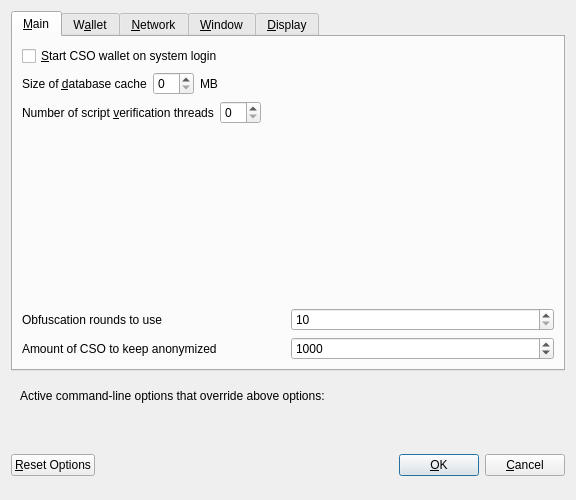
<?xml version="1.0" encoding="UTF-8"?>
<ui version="4.0">
 <class>OptionsDialog</class>
 <widget class="QDialog" name="OptionsDialog">
  <property name="geometry">
   <rect>
    <x>0</x>
    <y>0</y>
    <width>576</width>
    <height>469</height>
   </rect>
  </property>
  <property name="windowTitle">
   <string>Options</string>
  </property>
  <property name="modal">
   <bool>true</bool>
  </property>
  <layout class="QVBoxLayout" name="verticalLayout">
   <item>
    <widget class="QTabWidget" name="tabWidget">
     <property name="currentIndex">
      <number>0</number>
     </property>
     <widget class="QWidget" name="tabMain">
      <attribute name="title">
       <string>&amp;Main</string>
      </attribute>
      <layout class="QVBoxLayout" name="verticalLayout_Main">
       <item>
        <widget class="QCheckBox" name="bitcoinAtStartup">
         <property name="toolTip">
          <string>Automatically start CSO wallet after logging in to the system.</string>
         </property>
         <property name="text">
          <string>&amp;Start CSO wallet on system login</string>
         </property>
        </widget>
       </item>
       <item>
        <layout class="QHBoxLayout" name="horizontalLayout_2_Main">
         <item>
          <widget class="QLabel" name="databaseCacheLabel">
           <property name="text">
            <string>Size of &amp;database cache</string>
           </property>
           <property name="textFormat">
            <enum>Qt::PlainText</enum>
           </property>
           <property name="buddy">
            <cstring>databaseCache</cstring>
           </property>
          </widget>
         </item>
         <item>
          <widget class="QSpinBox" name="databaseCache"/>
         </item>
         <item>
          <widget class="QLabel" name="databaseCacheUnitLabel">
           <property name="text">
            <string>MB</string>
           </property>
           <property name="textFormat">
            <enum>Qt::PlainText</enum>
           </property>
          </widget>
         </item>
         <item>
          <spacer name="horizontalSpacer_2_Main">
           <property name="orientation">
            <enum>Qt::Horizontal</enum>
           </property>
           <property name="sizeHint" stdset="0">
            <size>
             <width>40</width>
             <height>20</height>
            </size>
           </property>
          </spacer>
         </item>
        </layout>
       </item>
       <item>
        <layout class="QHBoxLayout" name="horizontalLayout_3_Main">
         <item>
          <widget class="QLabel" name="threadsScriptVerifLabel">
           <property name="text">
            <string>Number of script &amp;verification threads</string>
           </property>
           <property name="textFormat">
            <enum>Qt::PlainText</enum>
           </property>
           <property name="buddy">
            <cstring>threadsScriptVerif</cstring>
           </property>
          </widget>
         </item>
         <item>
          <widget class="QSpinBox" name="threadsScriptVerif">
           <property name="toolTip">
            <string>(0 = auto, &lt;0 = leave that many cores free)</string>
           </property>
          </widget>
         </item>
         <item>
          <spacer name="horizontalSpacer_3_Main">
           <property name="orientation">
            <enum>Qt::Horizontal</enum>
           </property>
           <property name="sizeHint" stdset="0">
            <size>
             <width>40</width>
             <height>20</height>
            </size>
           </property>
          </spacer>
         </item>
        </layout>
       </item>
       <item>
        <spacer name="verticalSpacer_2">
         <property name="orientation">
          <enum>Qt::Vertical</enum>
         </property>
         <property name="sizeHint" stdset="0">
          <size>
           <width>20</width>
           <height>40</height>
          </size>
         </property>
        </spacer>
       </item>
       <item>
        <layout class="QHBoxLayout" name="horizontalLayout_3">
         <item>
          <widget class="QLabel" name="percentage_label">
           <property name="toolTip">
            <string>This setting determines the amount of individual masternodes that an input will be anonymized through.&lt;br/&gt;More rounds of anonymization gives a higher degree of privacy, but also costs more in fees.</string>
           </property>
           <property name="text">
            <string>Obfuscation rounds to use</string>
           </property>
          </widget>
         </item>
         <item>
          <widget class="QSpinBox" name="obfuscationRounds">
           <property name="minimum">
            <number>10</number>
           </property>
           <property name="maximum">
            <number>100</number>
           </property>
          </widget>
         </item>
        </layout>
       </item>
       <item>
        <layout class="QHBoxLayout" name="horizontalLayout">
         <item>
          <widget class="QLabel" name="label_2">
           <property name="toolTip">
            <string>This amount acts as a threshold to turn off Obfuscation once it's reached.</string>
           </property>
           <property name="statusTip">
            <string notr="true"/>
           </property>
           <property name="whatsThis">
            <string notr="true"/>
           </property>
           <property name="accessibleName">
            <string notr="true"/>
           </property>
           <property name="accessibleDescription">
            <string notr="true"/>
           </property>
           <property name="text">
            <string>Amount of CSO to keep anonymized</string>
           </property>
          </widget>
         </item>
         <item>
          <widget class="QSpinBox" name="anonymizePhc">
           <property name="minimum">
            <number>100</number>
           </property>
           <property name="maximum">
            <number>100000</number>
           </property>
           <property name="singleStep">
            <number>100</number>
           </property>
           <property name="value">
            <number>1000</number>
           </property>
          </widget>
         </item>
        </layout>
       </item>
      </layout>
     </widget>
     <widget class="QWidget" name="tabWallet">
      <attribute name="title">
       <string>W&amp;allet</string>
      </attribute>
      <layout class="QVBoxLayout" name="verticalLayout_Wallet">
       <item>
        <widget class="QGroupBox" name="groupBox">
         <property name="title">
          <string>Expert</string>
         </property>
         <layout class="QVBoxLayout" name="verticalLayout_2">
          <item>
           <widget class="QCheckBox" name="coinControlFeatures">
            <property name="toolTip">
             <string>Whether to show coin control features or not.</string>
            </property>
            <property name="text">
             <string>Enable coin &amp;control features</string>
            </property>
           </widget>
          </item>
          <item>
           <widget class="QCheckBox" name="showMasternodesTab">
            <property name="toolTip">
             <string>Show additional tab listing all your masternodes in first sub-tab&lt;br/&gt;and all masternodes on the network in second sub-tab.</string>
            </property>
            <property name="text">
             <string>Show Masternodes Tab</string>
            </property>
           </widget>
          </item>
          <item>
           <widget class="QCheckBox" name="spendZeroConfChange">
            <property name="toolTip">
             <string>If you disable the spending of unconfirmed change, the change from a transaction&lt;br/&gt;cannot be used until that transaction has at least one confirmation.&lt;br/&gt;This also affects how your balance is computed.</string>
            </property>
            <property name="text">
             <string>&amp;Spend unconfirmed change</string>
            </property>
           </widget>
          </item>
         </layout>
        </widget>
       </item>
       <item>
        <widget class="QGroupBox" name="stakeThresholdGroupBox">
         <property name="title">
          <string>Stake split threshold</string>
         </property>
         <layout class="QHBoxLayout" name="stakeThresholdHLayout">
          <property name="leftMargin">
           <number>9</number>
          </property>
          <property name="topMargin">
           <number>11</number>
          </property>
          <property name="rightMargin">
           <number>9</number>
          </property>
          <property name="bottomMargin">
           <number>9</number>
          </property>
          <item>
           <widget class="QLabel" name="stakeThresholdLabel">
            <property name="text">
             <string>Threshold value:</string>
            </property>
           </widget>
          </item>
          <item>
           <widget class="QSlider" name="stakeThresholdSlider">
            <property name="minimum">
             <number>1</number>
            </property>
            <property name="maximum">
             <number>2000</number>
            </property>
            <property name="orientation">
             <enum>Qt::Horizontal</enum>
            </property>
           </widget>
          </item>
          <item>
           <widget class="QSpinBox" name="stakeThresholdEdit">
            <property name="minimum">
             <number>1</number>
            </property>
            <property name="maximum">
             <number>2000</number>
            </property>
           </widget>
          </item>
         </layout>
        </widget>
       </item>
       <item>
        <widget class="QGroupBox" name="autoCombineGroupBox">
         <property name="title">
          <string>Autocombine reward</string>
         </property>
         <layout class="QVBoxLayout" name="verticalLayout_3">
          <property name="leftMargin">
           <number>9</number>
          </property>
          <property name="topMargin">
           <number>11</number>
          </property>
          <property name="rightMargin">
           <number>9</number>
          </property>
          <property name="bottomMargin">
           <number>9</number>
          </property>
          <item>
           <widget class="QCheckBox" name="autoCombineCheckBox">
            <property name="text">
             <string>Enable autocombine rewards</string>
            </property>
           </widget>
          </item>
          <item>
           <widget class="QFrame" name="autoCombineFrame">
            <layout class="QHBoxLayout" name="horizontalLayout_2">
             <property name="leftMargin">
              <number>0</number>
             </property>
             <property name="topMargin">
              <number>0</number>
             </property>
             <property name="rightMargin">
              <number>0</number>
             </property>
             <property name="bottomMargin">
              <number>0</number>
             </property>
             <item>
              <layout class="QGridLayout" name="autoCombineGrid">
               <item row="0" column="1">
                <widget class="QSlider" name="autoCombineSlider">
                 <property name="minimum">
                  <number>0</number>
                 </property>
                 <property name="maximum">
                  <number>5000</number>
                 </property>
                 <property name="orientation">
                  <enum>Qt::Horizontal</enum>
                 </property>
                </widget>
               </item>
               <item row="0" column="2">
                <widget class="QSpinBox" name="autoCombineEdit">
                 <property name="minimum">
                  <number>0</number>
                 </property>
                 <property name="maximum">
                  <number>5000</number>
                 </property>
                </widget>
               </item>
               <item row="0" column="0">
                <widget class="QLabel" name="autoCombineLabel">
                 <property name="toolTip">
                  <string>Combine outputs, within the same address, to the setting value. A standard transaction will be created, one combine operation on each chain block.</string>
                 </property>
                 <property name="text">
                  <string>Autocombine value:</string>
                 </property>
                 <property name="alignment">
                  <set>Qt::AlignRight|Qt::AlignTrailing|Qt::AlignVCenter</set>
                 </property>
                </widget>
               </item>
               <item row="1" column="0">
                <widget class="QLabel" name="autoCombineLimitLabel">
                 <property name="toolTip">
                  <string>Do not affect the inputs with the number of confirmations over the limit ( 0 = disabled, confirmations are not checked )</string>
                 </property>
                 <property name="text">
                  <string>Confirmations limit:</string>
                 </property>
                 <property name="alignment">
                  <set>Qt::AlignRight|Qt::AlignTrailing|Qt::AlignVCenter</set>
                 </property>
                </widget>
               </item>
               <item row="1" column="1">
                <widget class="QSlider" name="autoCombineLimitSlider">
                  <property name="minimum">
                   <number>0</number>
                  </property>
                  <property name="maximum">
                   <number>5000</number>
                  </property>
                 <property name="orientation">
                  <enum>Qt::Horizontal</enum>
                 </property>
                </widget>
               </item>
               <item row="1" column="2">
                <widget class="QSpinBox" name="autoCombineLimitEdit">
                  <property name="minimum">
                   <number>0</number>
                  </property>
                  <property name="maximum">
                   <number>5000</number>
                  </property>
                </widget>
               </item>
              </layout>
             </item>
            </layout>
           </widget>
          </item>
         </layout>
        </widget>
       </item>
       <item>
        <spacer name="verticalSpacer_Wallet">
         <property name="orientation">
          <enum>Qt::Vertical</enum>
         </property>
         <property name="sizeHint" stdset="0">
          <size>
           <width>20</width>
           <height>40</height>
          </size>
         </property>
        </spacer>
       </item>
      </layout>
     </widget>
     <widget class="QWidget" name="tabNetwork">
      <attribute name="title">
       <string>&amp;Network</string>
      </attribute>
      <layout class="QVBoxLayout" name="verticalLayout_Network">
       <item>
        <widget class="QCheckBox" name="mapPortUpnp">
         <property name="toolTip">
          <string>Automatically open the CSO client port on the router. This only works when your router supports UPnP and it is enabled.</string>
         </property>
         <property name="text">
          <string>Map port using &amp;UPnP</string>
         </property>
        </widget>
       </item>
       <item>
        <widget class="QCheckBox" name="allowIncoming">
         <property name="toolTip">
          <string>Accept connections from outside</string>
         </property>
         <property name="text">
          <string>Allow incoming connections</string>
         </property>
        </widget>
       </item>
       <item>
        <widget class="QCheckBox" name="connectSocks">
         <property name="toolTip">
          <string>Connect to the CSO network through a SOCKS5 proxy.</string>
         </property>
         <property name="text">
          <string>&amp;Connect through SOCKS5 proxy (default proxy):</string>
         </property>
        </widget>
       </item>
       <item>
        <layout class="QHBoxLayout" name="horizontalLayout_1_Network">
         <item>
          <widget class="QLabel" name="proxyIpLabel">
           <property name="text">
            <string>Proxy &amp;IP:</string>
           </property>
           <property name="textFormat">
            <enum>Qt::PlainText</enum>
           </property>
           <property name="buddy">
            <cstring>proxyIp</cstring>
           </property>
          </widget>
         </item>
         <item>
          <widget class="QValidatedLineEdit" name="proxyIp">
           <property name="minimumSize">
            <size>
             <width>140</width>
             <height>0</height>
            </size>
           </property>
           <property name="maximumSize">
            <size>
             <width>140</width>
             <height>16777215</height>
            </size>
           </property>
           <property name="toolTip">
            <string>IP address of the proxy (e.g. IPv4: 127.0.0.1 / IPv6: ::1)</string>
           </property>
          </widget>
         </item>
         <item>
          <widget class="QLabel" name="proxyPortLabel">
           <property name="text">
            <string>&amp;Port:</string>
           </property>
           <property name="textFormat">
            <enum>Qt::PlainText</enum>
           </property>
           <property name="buddy">
            <cstring>proxyPort</cstring>
           </property>
          </widget>
         </item>
         <item>
          <widget class="QLineEdit" name="proxyPort">
           <property name="minimumSize">
            <size>
             <width>55</width>
             <height>0</height>
            </size>
           </property>
           <property name="maximumSize">
            <size>
             <width>55</width>
             <height>16777215</height>
            </size>
           </property>
           <property name="toolTip">
            <string>Port of the proxy (e.g. 9050)</string>
           </property>
          </widget>
         </item>
         <item>
          <spacer name="horizontalSpacer_1_Network">
           <property name="orientation">
            <enum>Qt::Horizontal</enum>
           </property>
           <property name="sizeHint" stdset="0">
            <size>
             <width>40</width>
             <height>20</height>
            </size>
           </property>
          </spacer>
         </item>
        </layout>
       </item>
       <item>
        <spacer name="verticalSpacer_Network">
         <property name="orientation">
          <enum>Qt::Vertical</enum>
         </property>
         <property name="sizeHint" stdset="0">
          <size>
           <width>20</width>
           <height>40</height>
          </size>
         </property>
        </spacer>
       </item>
      </layout>
     </widget>
     <widget class="QWidget" name="tabWindow">
      <attribute name="title">
       <string>&amp;Window</string>
      </attribute>
      <layout class="QVBoxLayout" name="verticalLayout_Window">
       <item>
        <widget class="QCheckBox" name="minimizeToTray">
         <property name="toolTip">
          <string>Show only a tray icon after minimizing the window.</string>
         </property>
         <property name="text">
          <string>&amp;Minimize to the tray instead of the taskbar</string>
         </property>
        </widget>
       </item>
       <item>
        <widget class="QCheckBox" name="minimizeOnClose">
         <property name="toolTip">
          <string>Minimize instead of exit the application when the window is closed. When this option is enabled, the application will be closed only after selecting Quit in the menu.</string>
         </property>
         <property name="text">
          <string>M&amp;inimize on close</string>
         </property>
        </widget>
       </item>
       <item>
        <spacer name="verticalSpacer_Window">
         <property name="orientation">
          <enum>Qt::Vertical</enum>
         </property>
         <property name="sizeHint" stdset="0">
          <size>
           <width>20</width>
           <height>40</height>
          </size>
         </property>
        </spacer>
       </item>
      </layout>
     </widget>
     <widget class="QWidget" name="tabDisplay">
      <attribute name="title">
       <string>&amp;Display</string>
      </attribute>
      <layout class="QVBoxLayout" name="verticalLayout_Display">
       <item>
        <layout class="QHBoxLayout" name="horizontalLayout_1_Display">
         <item>
          <widget class="QLabel" name="langLabel">
           <property name="text">
            <string>User Interface &amp;language:</string>
           </property>
           <property name="textFormat">
            <enum>Qt::PlainText</enum>
           </property>
           <property name="buddy">
            <cstring>lang</cstring>
           </property>
          </widget>
         </item>
         <item>
          <widget class="QValueComboBox" name="lang">
           <property name="toolTip">
            <string>The user interface language can be set here. This setting will take effect after restarting CSO wallet.</string>
           </property>
          </widget>
         </item>
        </layout>
       </item>
       <item>
        <layout class="QHBoxLayout" name="horizontalLayout_4_Display" stretch="0,0">
         <item>
          <widget class="QLabel" name="themeLabel">
           <property name="text">
            <string>User Interface Theme:</string>
           </property>
          </widget>
         </item>
         <item>
          <widget class="QValueComboBox" name="theme"/>
         </item>
        </layout>
       </item>
       <item>
        <layout class="QHBoxLayout" name="horizontalLayout_6_Display">
         <item>
          <widget class="QLabel" name="toolbarLabel">
           <property name="text">
            <string>Toolbar Position:</string>
           </property>
          </widget>
         </item>
         <item>
          <widget class="QValueComboBox" name="toolbarPosition"/>
         </item>
        </layout>
       </item>
       <item>
        <layout class="QHBoxLayout" name="horizontalLayout_2_Display">
         <item>
          <widget class="QLabel" name="unitLabel">
           <property name="text">
            <string>&amp;Unit to show amounts in:</string>
           </property>
           <property name="textFormat">
            <enum>Qt::PlainText</enum>
           </property>
           <property name="buddy">
            <cstring>unit</cstring>
           </property>
          </widget>
         </item>
         <item>
          <widget class="QValueComboBox" name="unit">
           <property name="toolTip">
            <string>Choose the default subdivision unit to show in the interface and when sending coins.</string>
           </property>
          </widget>
         </item>
        </layout>
       </item>
       <item>
        <layout class="QHBoxLayout" name="horizontalLayout_5_Display">
         <item>
          <widget class="QLabel" name="digitsLabel">
           <property name="text">
            <string>Decimal digits</string>
           </property>
          </widget>
         </item>
         <item>
          <widget class="QValueComboBox" name="digits"/>
         </item>
        </layout>
       </item>
       <item>
        <layout class="QHBoxLayout" name="horizontalLayout_3_Display">
         <item>
          <widget class="QLabel" name="thirdPartyTxUrlsLabel">
           <property name="toolTip">
            <string>Third party URLs (e.g. a block explorer) that appear in the transactions tab as context menu items. %s in the URL is replaced by transaction hash. Multiple URLs are separated by vertical bar |.</string>
           </property>
           <property name="text">
            <string>Third party transaction URLs</string>
           </property>
           <property name="buddy">
            <cstring>thirdPartyTxUrls</cstring>
           </property>
          </widget>
         </item>
         <item>
          <widget class="QLineEdit" name="thirdPartyTxUrls">
           <property name="toolTip">
            <string>Third party URLs (e.g. a block explorer) that appear in the transactions tab as context menu items. %s in the URL is replaced by transaction hash. Multiple URLs are separated by vertical bar |.</string>
           </property>
          </widget>
         </item>
        </layout>
       </item>
       <item>
        <spacer name="verticalSpacer">
         <property name="orientation">
          <enum>Qt::Vertical</enum>
         </property>
         <property name="sizeHint" stdset="0">
          <size>
           <width>20</width>
           <height>40</height>
          </size>
         </property>
        </spacer>
       </item>
      </layout>
     </widget>
    </widget>
   </item>
   <item>
    <widget class="QFrame" name="frame">
     <layout class="QVBoxLayout" name="verticalLayout_Bottom">
      <item>
       <layout class="QHBoxLayout" name="horizontalLayout_Bottom">
        <item>
         <widget class="QLabel" name="overriddenByCommandLineInfoLabel">
          <property name="text">
           <string>Active command-line options that override above options:</string>
          </property>
          <property name="textFormat">
           <enum>Qt::PlainText</enum>
          </property>
         </widget>
        </item>
        <item>
         <spacer name="horizontalSpacer_Bottom">
          <property name="orientation">
           <enum>Qt::Horizontal</enum>
          </property>
          <property name="sizeHint" stdset="0">
           <size>
            <width>40</width>
            <height>20</height>
           </size>
          </property>
         </spacer>
        </item>
       </layout>
      </item>
      <item>
       <widget class="QLabel" name="overriddenByCommandLineLabel">
        <property name="text">
         <string/>
        </property>
        <property name="textFormat">
         <enum>Qt::PlainText</enum>
        </property>
        <property name="wordWrap">
         <bool>true</bool>
        </property>
       </widget>
      </item>
     </layout>
    </widget>
   </item>
   <item>
    <layout class="QHBoxLayout" name="horizontalLayout_Buttons">
     <item>
      <widget class="QPushButton" name="resetButton">
       <property name="toolTip">
        <string>Reset all client options to default.</string>
       </property>
       <property name="text">
        <string>&amp;Reset Options</string>
       </property>
       <property name="autoDefault">
        <bool>false</bool>
       </property>
      </widget>
     </item>
     <item>
      <spacer name="horizontalSpacer_1">
       <property name="orientation">
        <enum>Qt::Horizontal</enum>
       </property>
       <property name="sizeHint" stdset="0">
        <size>
         <width>40</width>
         <height>48</height>
        </size>
       </property>
      </spacer>
     </item>
     <item>
      <widget class="QLabel" name="statusLabel">
       <property name="minimumSize">
        <size>
         <width>200</width>
         <height>0</height>
        </size>
       </property>
       <property name="font">
        <font>
         <weight>75</weight>
         <bold>true</bold>
        </font>
       </property>
       <property name="text">
        <string/>
       </property>
       <property name="textFormat">
        <enum>Qt::PlainText</enum>
       </property>
       <property name="wordWrap">
        <bool>true</bool>
       </property>
      </widget>
     </item>
     <item>
      <spacer name="horizontalSpacer_2">
       <property name="orientation">
        <enum>Qt::Horizontal</enum>
       </property>
       <property name="sizeHint" stdset="0">
        <size>
         <width>40</width>
         <height>48</height>
        </size>
       </property>
      </spacer>
     </item>
     <item>
      <widget class="QPushButton" name="okButton">
       <property name="text">
        <string>&amp;OK</string>
       </property>
       <property name="autoDefault">
        <bool>false</bool>
       </property>
       <property name="default">
        <bool>true</bool>
       </property>
      </widget>
     </item>
     <item>
      <widget class="QPushButton" name="cancelButton">
       <property name="text">
        <string>&amp;Cancel</string>
       </property>
       <property name="autoDefault">
        <bool>false</bool>
       </property>
      </widget>
     </item>
    </layout>
   </item>
  </layout>
 </widget>
 <customwidgets>
  <customwidget>
   <class>QValidatedLineEdit</class>
   <extends>QLineEdit</extends>
   <header>qvalidatedlineedit.h</header>
  </customwidget>
  <customwidget>
   <class>QValueComboBox</class>
   <extends>QComboBox</extends>
   <header>qvaluecombobox.h</header>
  </customwidget>
 </customwidgets>
 <resources/>
 <connections/>
</ui>
